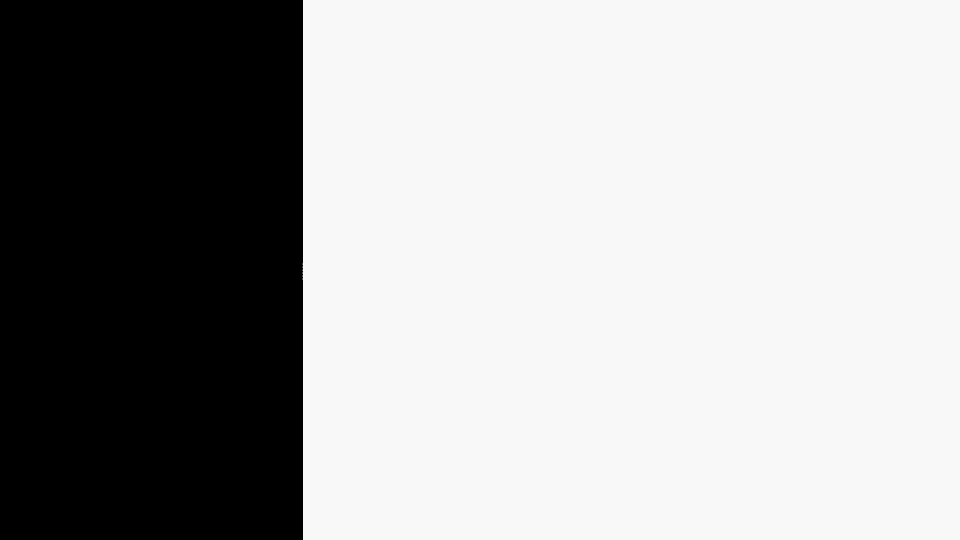
<?xml version="1.0" encoding="UTF-8"?>
<ui version="4.0">
 <class>MainWindow</class>
 <widget class="QMainWindow" name="MainWindow">
  <property name="geometry">
   <rect>
    <x>0</x>
    <y>0</y>
    <width>960</width>
    <height>540</height>
   </rect>
  </property>
  <property name="windowTitle">
   <string>Bio4Player</string>
  </property>
  <property name="documentMode">
   <bool>false</bool>
  </property>
  <widget class="QWidget" name="WrapWidget">
   <layout class="QHBoxLayout" name="horizontalLayout">
    <property name="spacing">
     <number>0</number>
    </property>
    <property name="leftMargin">
     <number>0</number>
    </property>
    <property name="topMargin">
     <number>0</number>
    </property>
    <property name="rightMargin">
     <number>0</number>
    </property>
    <property name="bottomMargin">
     <number>0</number>
    </property>
    <item>
     <widget class="QSplitter" name="splitter">
      <property name="baseSize">
       <size>
        <width>0</width>
        <height>0</height>
       </size>
      </property>
      <property name="autoFillBackground">
       <bool>false</bool>
      </property>
      <property name="styleSheet">
       <string notr="true">background-color: rgb(0, 0, 0);</string>
      </property>
      <property name="frameShape">
       <enum>QFrame::NoFrame</enum>
      </property>
      <property name="orientation">
       <enum>Qt::Horizontal</enum>
      </property>
      <property name="handleWidth">
       <number>3</number>
      </property>
      <widget class="QWidget" name="SubWidget" native="true">
       <property name="enabled">
        <bool>true</bool>
       </property>
       <property name="sizePolicy">
        <sizepolicy hsizetype="Expanding" vsizetype="Expanding">
         <horstretch>0</horstretch>
         <verstretch>0</verstretch>
        </sizepolicy>
       </property>
       <property name="minimumSize">
        <size>
         <width>300</width>
         <height>0</height>
        </size>
       </property>
       <property name="maximumSize">
        <size>
         <width>300</width>
         <height>16777215</height>
        </size>
       </property>
       <property name="sizeIncrement">
        <size>
         <width>0</width>
         <height>0</height>
        </size>
       </property>
       <property name="baseSize">
        <size>
         <width>0</width>
         <height>0</height>
        </size>
       </property>
       <property name="styleSheet">
        <string notr="true">background-color: rgb(0, 0, 0);</string>
       </property>
       <layout class="QVBoxLayout" name="verticalLayout">
        <property name="spacing">
         <number>0</number>
        </property>
        <property name="leftMargin">
         <number>0</number>
        </property>
        <property name="topMargin">
         <number>0</number>
        </property>
        <property name="rightMargin">
         <number>0</number>
        </property>
        <property name="bottomMargin">
         <number>0</number>
        </property>
        <item>
         <widget class="QScrollArea" name="scrollArea">
          <property name="horizontalScrollBarPolicy">
           <enum>Qt::ScrollBarAlwaysOff</enum>
          </property>
          <property name="widgetResizable">
           <bool>true</bool>
          </property>
          <widget class="QWidget" name="scrollAreaWidgetContents">
           <property name="geometry">
            <rect>
             <x>0</x>
             <y>0</y>
             <width>298</width>
             <height>538</height>
            </rect>
           </property>
           <layout class="QVBoxLayout" name="ListLayout">
            <property name="spacing">
             <number>0</number>
            </property>
            <property name="sizeConstraint">
             <enum>QLayout::SetFixedSize</enum>
            </property>
            <property name="leftMargin">
             <number>0</number>
            </property>
            <property name="topMargin">
             <number>0</number>
            </property>
            <property name="rightMargin">
             <number>0</number>
            </property>
            <property name="bottomMargin">
             <number>0</number>
            </property>
           </layout>
          </widget>
         </widget>
        </item>
       </layout>
      </widget>
      <widget class="QWidget" name="widget" native="true">
       <property name="sizePolicy">
        <sizepolicy hsizetype="Preferred" vsizetype="Preferred">
         <horstretch>0</horstretch>
         <verstretch>0</verstretch>
        </sizepolicy>
       </property>
       <property name="minimumSize">
        <size>
         <width>0</width>
         <height>0</height>
        </size>
       </property>
       <property name="styleSheet">
        <string notr="true">background-color: rgb(248, 248, 248);</string>
       </property>
       <layout class="QVBoxLayout" name="ViewPanel"/>
      </widget>
     </widget>
    </item>
   </layout>
  </widget>
 </widget>
 <layoutdefault spacing="6" margin="11"/>
 <resources/>
 <connections/>
</ui>
